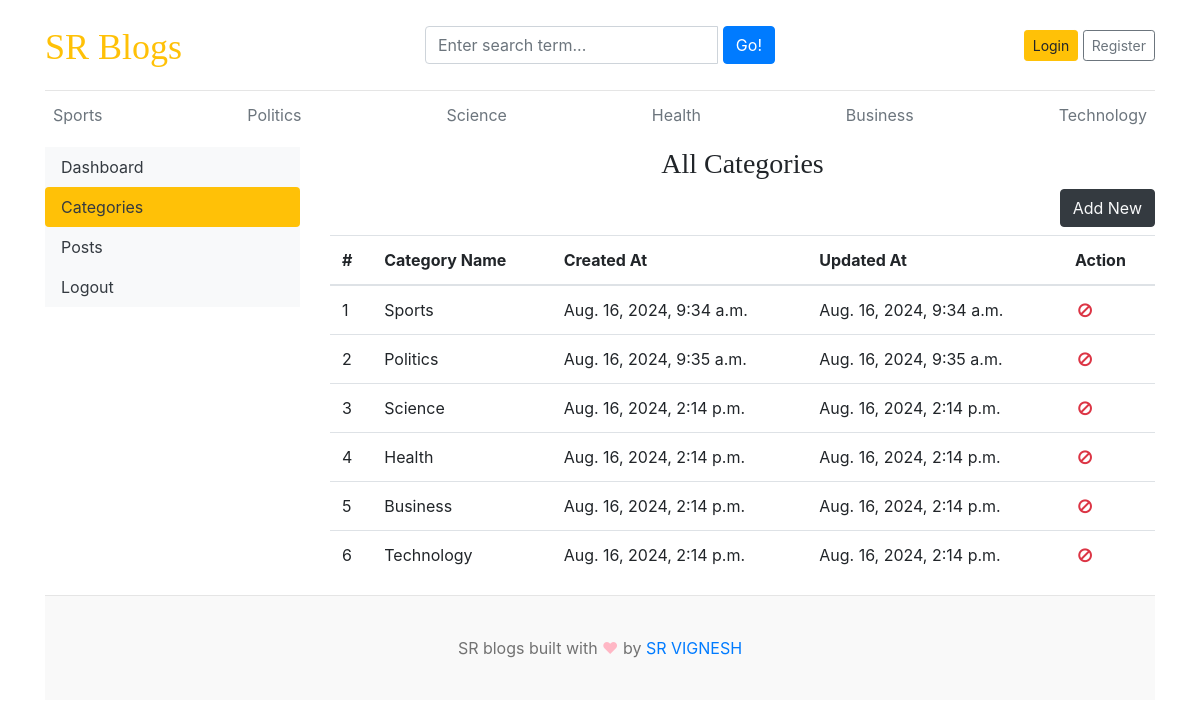
Before: /dashboard/categories/ with the older database file.
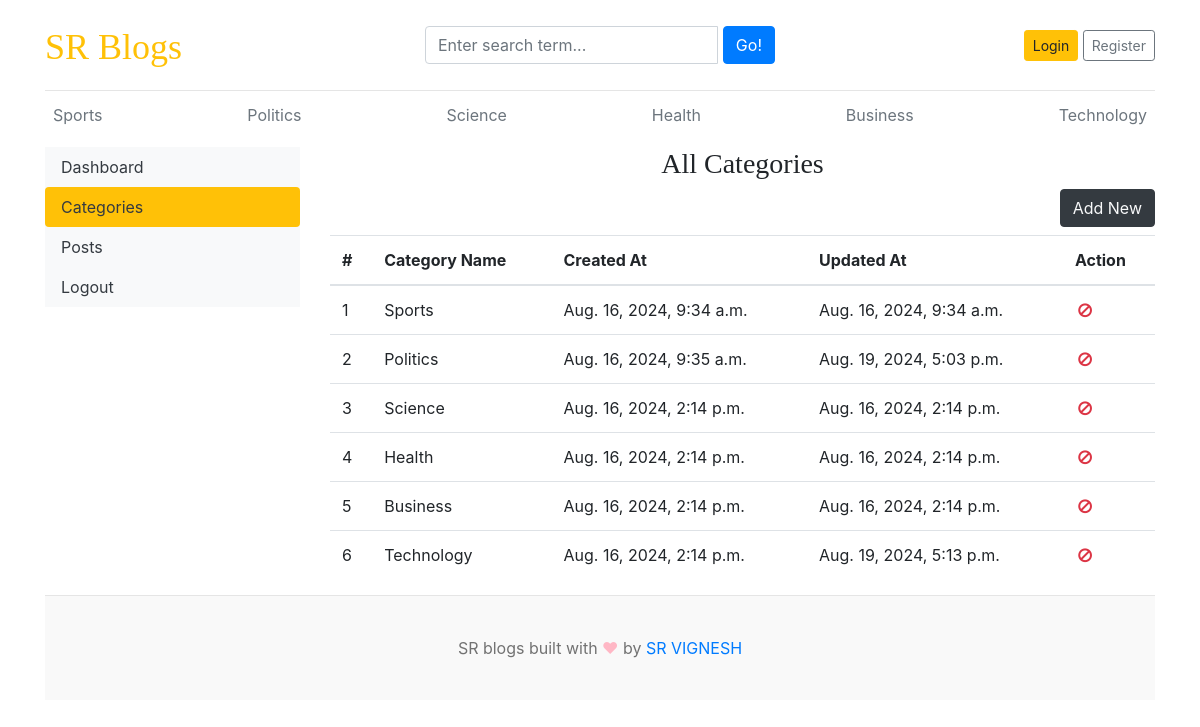
After: the same page with the newer database file.
### blogs/models.py (models this page shows)
class Category(models.Model):
    category_name=models.CharField(max_length=50,unique=True)
    created_at=models.DateTimeField(auto_now_add=True)
    updated_at=models.DateTimeField(auto_now=True)
    class Meta:
        verbose_name_plural='categories'
    def __str__(self):
        return self.category_name

### dashboards/views.py (the view)
# urls.py: path('categories/',views.categories,name='categories'),
def categories(request):
    return render(request,'dashboard/categories.html')

### blogs/context_processors.py (called while the page is built)
def get_categories(request):
    categories=Category.objects.all()
    return dict(categories=categories)

def get_social_links(request):
    social_links=SocialLink.objects.all()
    return dict(social_links=social_links)

### templates/dashboard/categories.html
{% extends 'base.html' %}
{% block content %}
<div class="row">
    {% include 'dashboard/sidebar.html' %}
     <div class="col-md-9">
        <h3 class="text-center">All Categories</h3>
        <a href="{% url 'add_category' %}" class="btn btn-dark text-light float-right mb-2">Add New</a>
        <table class="table table-hover">
            <thead>
              <tr>
                <th>#</th>
                <th>Category Name</th>
                <th>Created At</th>
                <th>Updated At</th>
                <th>Action</th>
              </tr>
            </thead>
            <tbody>
            {% for category in categories %}
              <tr>
                <td>{{ forloop.counter }}</td>
                <td>{{ category }}</td>
                <td>{{ category.created_at }}</td>
                <td>{{ category.updated_at }}</td>
                <td>
                  {% if user.is_staff %}
                    <a href="{% url 'edit_category' category.id %}"><i class="fa fa-edit text-success"></i></a>
                    &nbsp;
                    <a href="{% url 'delete_category' category.id %}"><i class="fa fa-trash text-danger"></i></a>
                  {% else %}
                  <i class="fa fa-ban fa-fw text-danger"></i>
                  {% endif %}
                </td>
              </tr>
            {% endfor %}
            </tbody>
          </table>
     </div>
</div>
{% endblock %}

### templates/base.html (shortened to what this page needs)
{% load static %}
<!DOCTYPE html>
<html lang="en">
<head>
    <link href="https://getbootstrap.com/docs/4.0/dist/css/bootstrap.min.css" rel="stylesheet">
    <link href="{% static 'css/blog.css' %}" rel="stylesheet">
    <link rel="stylesheet" href="https://cdnjs.cloudflare.com/ajax/libs/font-awesome/4.7.0/css/font-awesome.min.css">
  </head>
<body>
    <div class="container">
      <header class="blog-header py-3">
        <div class="row flex-nowrap justify-content-between align-items-center">
          <div class="col-4 pt-1">
            <a class="blog-header-logo text-warning" href="/">SR Blogs</a>
          </div>
          <div class="col-4">
            <form action="{% url 'search' %}" method="GET">
                <div class="input-group">
                    <input class="form-control" type="text" name="keyword" value="{{ keyword }}" placeholder="Enter search term..." aria-label="Enter search term..." aria-describedby="button-search" />&nbsp;
                    <button type="submit" class="btn btn-primary" id="button-search" type="button">Go!</button>
                </div>
            </form>
          </div>
          <div class="col-4 d-flex justify-content-end align-items-center">
            {% if not user.is_authenticated %}
            <a class="btn btn-sm btn-warning" href="{% url 'login' %}">Login</a> &nbsp;
            <a class="btn btn-sm btn-outline-secondary" href="{% url 'register' %}">Register</a>
            {% else %}
            <span><a href="{% url 'dashboard' %}">Dashboard</a></span>
            &emsp;
            <span><a href="{% url 'logout' %}">Logout</a></span>
            {% endif %}
          </div>
        </div>
      </header>
      <div class="nav-scroller py-1 mb-2">
        <nav class="nav d-flex justify-content-between">
          {% for category in categories %}
          <a class="p-2 text-muted" href="{% url 'posts_by_category' category.id %}">{{ category.category_name }}</a>
          {% endfor %}
        </nav>
      </div>
{% block content %}
{% endblock %}
<footer class="blog-footer">
    <p>SR blogs built with <span style="color:#FFB7C5;">&#9829;</span> by <a href="#">SR VIGNESH</a></p>
  </footer>
  </body>
  </html>

### templates/dashboard/sidebar.html (shortened to what this page needs)
<div class="col-md-3">
    <div class="nav flex-column nav-pills bg-light" aria-orientation="vertical">
        <a href="{% url 'dashboard' %}" class="nav-link text-dark {% if '/dashboard/' == request.path %}bg-warning{% endif %}">Dashboard</a>
        <a href="{% url 'categories' %}" class="nav-link text-dark {% if '/categories/' in request.path %}bg-warning{% endif %}">Categories</a>
        <a href="{% url 'posts' %}" class="nav-link text-dark {% if '/posts/' in request.path %} bg-warning{% endif %}">Posts</a>
        <a href="{% url 'logout' %}" class="nav-link text-dark">Logout</a>
    </div>
</div>

### blog_main/static/css/blog.css (style rules this page uses)
.blog-header { border-bottom: 1px solid #e5e5e5; }
.blog-header-logo { font-family: "Playfair Display", Georgia, "Times New Roman", serif; font-size: 2.25rem; }
h1, h2, h3, h4, h5, h6 { font-family: "Playfair Display", Georgia, "Times New Roman", serif; }
.blog-footer { padding: 2.5rem 0; color: #727272; text-align: center; background-color: #f9f9f9; border-top: .05rem solid #e5e5e5; }
.blog-footer p:last-child { margin-bottom: 0; }

Changed rows visible on the page:
changed Category "Politics": updated_at "Aug. 16, 2024, 9:35 a.m." → "Aug. 19, 2024, 5:03 p.m."
changed Category "Technology": updated_at "Aug. 16, 2024, 2:14 p.m." → "Aug. 19, 2024, 5:13 p.m."
